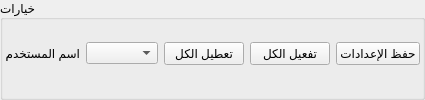
    <widget class="QGroupBox" name="groupBox">
     <property name="sizePolicy">
      <sizepolicy hsizetype="Preferred" vsizetype="Fixed">
       <horstretch>0</horstretch>
       <verstretch>0</verstretch>
      </sizepolicy>
     </property>
     <property name="title">
      <string>خيارات</string>
     </property>
     <property name="flat">
      <bool>true</bool>
     </property>
     <layout class="QGridLayout" name="gridLayout">
      <property name="leftMargin">
       <number>2</number>
      </property>
      <property name="topMargin">
       <number>2</number>
      </property>
      <property name="rightMargin">
       <number>2</number>
      </property>
      <item row="0" column="5">
       <widget class="QPushButton" name="saveButton">
        <property name="text">
         <string>حفظ الإعدادات</string>
        </property>
        <property name="icon">
         <iconset resource="CoEIAHajeb.qrc">
          <normaloff>:/images/save.png</normaloff>:/images/save.png</iconset>
        </property>
       </widget>
      </item>
      <item row="0" column="4">
       <widget class="QPushButton" name="enableAllButton">
        <property name="text">
         <string>تفعيل الكل</string>
        </property>
        <property name="icon">
         <iconset resource="CoEIAHajeb.qrc">
          <normaloff>:/images/ok.png</normaloff>:/images/ok.png</iconset>
        </property>
       </widget>
      </item>
      <item row="0" column="3">
       <widget class="QPushButton" name="disableAllButton">
        <property name="text">
         <string>تعطيل الكل</string>
        </property>
        <property name="icon">
         <iconset resource="CoEIAHajeb.qrc">
          <normaloff>:/images/cancel.png</normaloff>:/images/cancel.png</iconset>
        </property>
       </widget>
      </item>
      <item row="0" column="2">
       <spacer name="horizontalSpacer_16">
        <property name="orientation">
         <enum>Qt::Horizontal</enum>
        </property>
        <property name="sizeHint" stdset="0">
         <size>
          <width>0</width>
          <height>0</height>
         </size>
        </property>
       </spacer>
      </item>
      <item row="0" column="1">
       <widget class="QComboBox" name="userNameComboBox">
        <property name="sizePolicy">
         <sizepolicy hsizetype="Expanding" vsizetype="Fixed">
          <horstretch>0</horstretch>
          <verstretch>0</verstretch>
         </sizepolicy>
        </property>
       </widget>
      </item>
      <item row="0" column="0">
       <widget class="QLabel" name="label_8">
        <property name="text">
         <string>اسم المستخدم</string>
        </property>
       </widget>
      </item>
     </layout>
    </widget>
